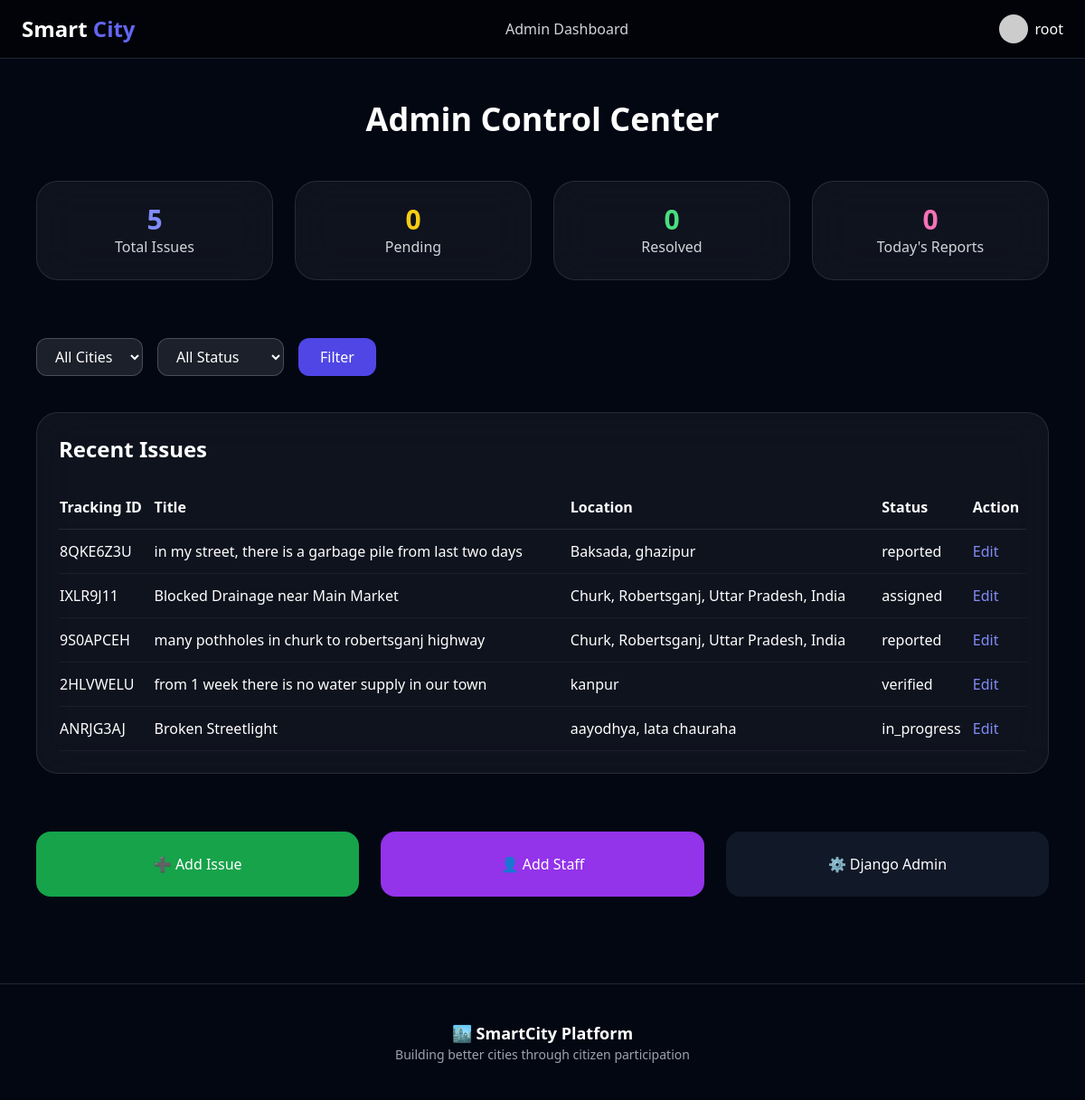
/accounts/admin-dashboard/ (signed in), run on the app's committed database.
### accounts/models.py (models this page shows, shortened)
class CustomUser(AbstractUser):
    USER_TYPE_CHOICES = (
        ('citizen', 'Citizen'),
        ('department_staff', 'Department Staff'),
    )
    user_type = models.CharField(max_length=20, choices=USER_TYPE_CHOICES, default='citizen')
    phone = models.CharField(max_length=15, blank=True)
    address = models.TextField(blank=True)
    profile_pic = models.ImageField(upload_to='profiles/', null=True, blank=True)

### reports/models.py (models this page shows, shortened)
class IssueReport(models.Model):
    STATUS_CHOICES = [
        ('reported', 'Reported'),
        ('verified', 'Verified'),
        ('assigned', 'Assigned'),
        ('in_progress', 'In Progress'),
        ('resolved', 'Resolved'),
        ('closed', 'Closed'),
    ]
    PRIORITY_CHOICES = [
        ('low', 'Low'),
        ('medium', 'Medium'),
        ('high', 'High'),
    ]
    citizen = models.ForeignKey(CustomUser, on_delete=models.CASCADE, related_name='reported_issues')
    title = models.CharField(max_length=200)
    description = models.TextField()
    category = models.ForeignKey(IssueCategory, on_delete=models.CASCADE)
    location_address = models.TextField()
    city = models.CharField(max_length=100, blank=True, null=True)
    latitude = models.DecimalField(max_digits=9, decimal_places=6, null=True, blank=True)
    longitude = models.DecimalField(max_digits=9, decimal_places=6, null=True, blank=True)
    photo = models.ImageField(upload_to='issue_photos/', null=True, blank=True)
    status = models.CharField(max_length=20, choices=STATUS_CHOICES, default='reported')
    priority = models.CharField(max_length=20, choices=PRIORITY_CHOICES, default='medium')
    assigned_department = models.ForeignKey(Department, on_delete=models.CASCADE)
    assigned_workers = models.ManyToManyField(Worker, blank=True)
    created_at = models.DateTimeField(auto_now_add=True)
    updated_at = models.DateTimeField(auto_now=True)
    resolved_at = models.DateTimeField(null=True, blank=True)
    tracking_id = models.CharField(max_length=10, unique=True)

### accounts/views.py (the view)
# urls.py: path('admin-dashboard/', views.admin_dashboard, name='admin_dashboard'),
@login_required
def admin_dashboard(request):
    if not request.user.is_superuser:
        return redirect("profile")
    issues = IssueReport.objects.all().order_by("-created_at")
    city = request.GET.get("city")
    status = request.GET.get("status")
    if city and city != "":
        issues = issues.filter(city__iexact=city)
    if status and status != "":
        issues = issues.filter(status=status)
    total_issues = IssueReport.objects.count()
    pending_issues = IssueReport.objects.filter(status="pending").count()
    resolved_issues = IssueReport.objects.filter(status="resolved").count()
    today_issues = IssueReport.objects.filter(
        created_at__date=timezone.now().date()
    ).count()
    total_staff = User.objects.filter(user_type="department_staff").count()
    total_citizens = User.objects.filter(user_type="citizen").count()
    all_cities = (
        IssueReport.objects
        .exclude(city__isnull=True)
        .exclude(city="")
        .values_list("city", flat=True)
    )
    context = {
        "issues": issues[:10],
        "total_issues": total_issues,
        "pending_issues": pending_issues,
        "resolved_issues": resolved_issues,
        "today_issues": today_issues,
        "total_staff": total_staff,
        "total_citizens": total_citizens,
        "all_cities": all_cities,
        "selected_city": city,
        "selected_status": status
    }
    return render(request, "accounts/admin_dashboard.html", context)

### templates/accounts/admin_dashboard.html (shortened to what this page needs)
{% extends "base.html" %}
{% block content %}
<section class="max-w-7xl mx-auto px-6 py-4">
    <h1 class="text-4xl font-bold text-center mb-12">
        Admin Control Center
    </h1>
    <div class="grid md:grid-cols-4 gap-6 mb-16">
        <div class="bg-white/5 backdrop-blur-xl border border-white/10 p-6 rounded-3xl text-center">
            <h2 class="text-3xl font-bold text-indigo-400">{{ total_issues }}</h2>
            <p class="text-gray-300">Total Issues</p>
        </div>
        <div class="bg-white/5 backdrop-blur-xl border border-white/10 p-6 rounded-3xl text-center">
            <h2 class="text-3xl font-bold text-yellow-400">{{ pending_issues }}</h2>
            <p class="text-gray-300">Pending</p>
        </div>
        <div class="bg-white/5 backdrop-blur-xl border border-white/10 p-6 rounded-3xl text-center">
            <h2 class="text-3xl font-bold text-green-400">{{ resolved_issues }}</h2>
            <p class="text-gray-300">Resolved</p>
        </div>
        <div class="bg-white/5 backdrop-blur-xl border border-white/10 p-6 rounded-3xl text-center">
            <h2 class="text-3xl font-bold text-pink-400">{{ today_issues }}</h2>
            <p class="text-gray-300">Today's Reports</p>
        </div>
    </div>
    <form method="GET" class="flex flex-wrap gap-4 mb-10">
        <select name="city" class="px-4 py-2 rounded-xl bg-white/10 border border-white/20">
            <option value="">All Cities</option>
        </select>
        <select name="status" class="px-4 py-2 rounded-xl bg-white/10 border border-white/20">
            <option value="">All Status</option>
        </select>
        <button class="bg-indigo-600 px-6 py-2 rounded-xl">
            Filter
        </button>
    </form>
    <div class="bg-white/5 backdrop-blur-xl border border-white/10 rounded-3xl p-6 mb-16">
        <h2 class="text-2xl font-semibold mb-6">
            Recent Issues
        </h2>
        <table class="w-full text-left">
            <thead>
                <tr class="border-b border-white/10">
                    <th class="py-3">Tracking ID</th>
                    <th>Title</th>
                    <th>Location</th>
                    <th>Status</th>
                    <th>Action</th>
                </tr>
            </thead>
            <tbody>
                {% for issue in issues %}
                <tr class="border-b border-white/5">
                    <td class="py-3">{{ issue.tracking_id }}</td>
                    <td>{{ issue.title }}</td>
                    <td>{{ issue.location_address }}</td>
                    <td>{{ issue.status }}</td>
                    <td>
                        <a href="{% url 'admin:reports_issuereport_change' issue.id %}"
                            class="text-indigo-400 hover:underline">Edit</a>
                    </td>
                </tr>
                {% empty %}
                <tr>
                    <td colspan="5" class="py-4 text-center text-gray-400">
                        No Issues Found
                    </td>
                </tr>
                {% endfor %}
            </tbody>
        </table>
    </div>
    <div class="grid md:grid-cols-3 gap-6">
        <a href="{% url 'admin:reports_issuereport_add' %}"
            class="bg-green-600 p-6 rounded-2xl text-center hover:scale-105 transition">
            ➕ Add Issue
        </a>
        <a href="{% url 'staff_register' %}"
            class="bg-purple-600 p-6 rounded-2xl text-center hover:scale-105 transition">
            👤 Add Staff
        </a>
        <a href="{% url 'admin:index' %}" class="bg-gray-900 p-6 rounded-2xl text-center hover:scale-105 transition">
            ⚙ Django Admin
        </a>
    </div>
</section>
{% endblock %}

### templates/base.html (shortened to what this page needs)
<!DOCTYPE html>
<html lang="en">
<head>
<script src="https://cdn.tailwindcss.com"></script>
</head>
<body class="bg-gray-950 text-white min-h-screen">
<nav class="fixed top-0 w-full bg-black/50 backdrop-blur border-b border-gray-800 z-50">
<div class="max-w-7xl mx-auto px-6">
<div class="flex justify-between items-center h-16">
<a href="{% url 'home' %}" class="text-2xl font-bold">
Smart <span class="text-indigo-500">City</span>
</a>
<div class="hidden md:flex items-center gap-6">
{% if user.is_authenticated and user.is_superuser %}
<a href="{% url 'admin_dashboard' %}" class="text-gray-300 hover:text-indigo-400">
Admin Dashboard
</a>
{% endif %}
</div>
<div class="flex items-center gap-4">
{% if user.is_authenticated %}
<div class="relative">
<button id="profileBtn"
class="flex items-center gap-2 hover:text-indigo-400">
{% if user.profile_pic %}
<img src="{{ user.profile_pic.url }}"
class="w-8 h-8 rounded-full object-cover border border-gray-600">
{% else %}
<img src="https://ui-avatars.com/api/?name={{ user.username }}&background=6366f1&color=fff"
class="w-8 h-8 rounded-full">
{% endif %}
<span>{{ user.username }}</span>
</button>
</div>
{% endif %}
</div>
</div>
</div>
</nav>
<main class="pt-24 px-4">
{% block content %}{% endblock %}
</main>
<footer class="mt-20 border-t border-gray-800 py-10 text-center text-gray-400">
<h3 class="text-lg text-white font-semibold">
🏙 SmartCity Platform
</h3>
<p class="text-sm">
Building better cities through citizen participation
</p>
</footer>
</body>
</html>

### data on the page
CustomUser: username "root"
IssueReport: tracking_id "8QKE6Z3U", title "in my street, there is a garbage pile from last two days", location_address "Baksada, ghazipur", status "reported"
IssueReport: tracking_id "IXLR9J11", title "Blocked Drainage near Main Market", location_address "Churk, Robertsganj, Uttar Pradesh, India", status "assigned"
IssueReport: tracking_id "9S0APCEH", title "many pothholes in churk to robertsganj highway", location_address "Churk, Robertsganj, Uttar Pradesh, India", status "reported"
IssueReport: tracking_id "2HLVWELU", title "from 1 week there is no water supply in our town", location_address "kanpur", status "verified"
IssueReport: tracking_id "ANRJG3AJ", title "Broken Streetlight", location_address "aayodhya, lata chauraha", status "in_progress"

### other printed values
{{ total_issues }} "5"
{{ pending_issues }} "0"
{{ resolved_issues }} "0"
{{ today_issues }} "0"
